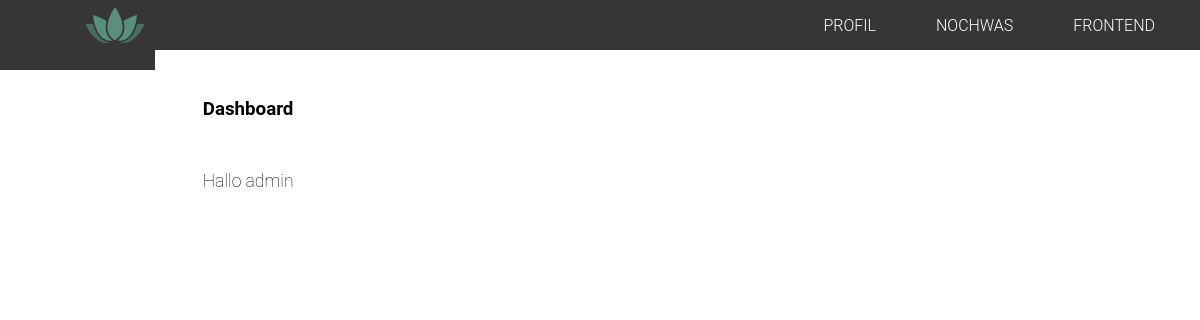
The page /backend/index.php on the database as committed earlier.
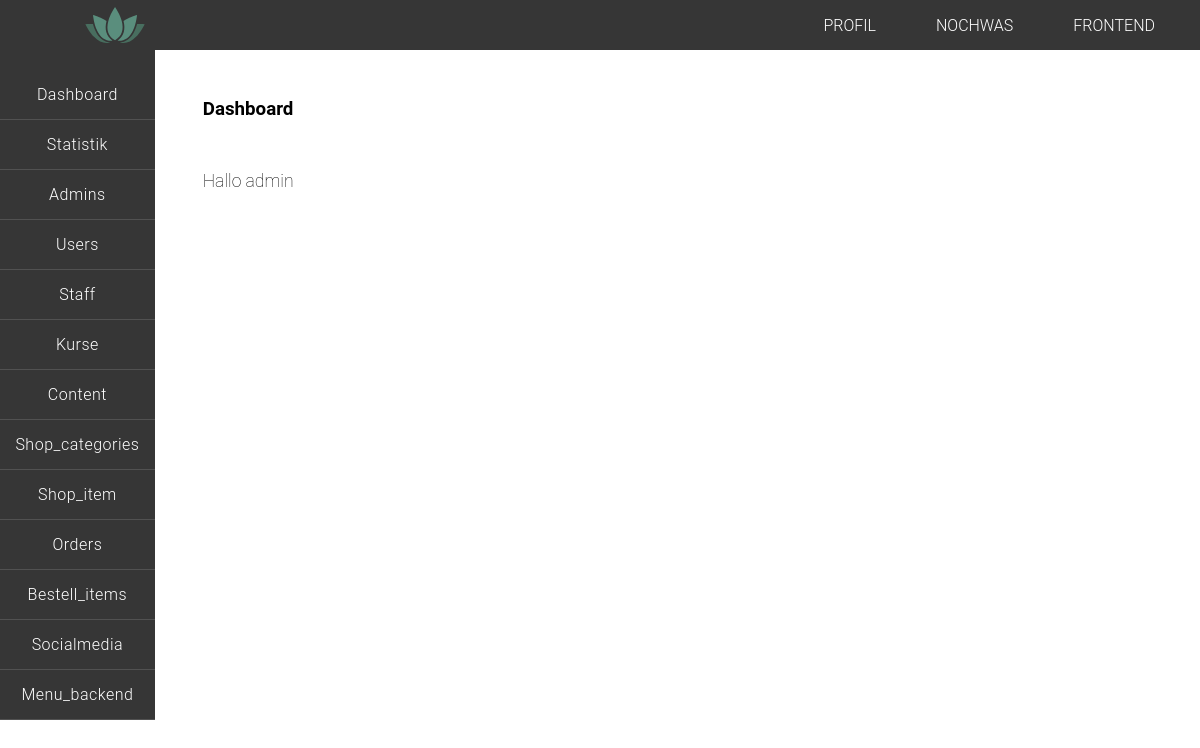
The same page on the database as committed later.
### tables this page shows
CREATE TABLE `menu_backend` (
  `id` int(11) NOT NULL,
  `item_name` varchar(100) NOT NULL,
  `is_active` tinyint(1) NOT NULL,
  `deleted_at` datetime DEFAULT NULL
);

### functions/backend_functions.php (the view)
<?php
function create_menu_items(){
    global $link;
    $item_name = 'item_name';
    $table_name = 'menu_backend';
    $list_item = "";
    $sql = "SELECT " .$item_name ." FROM " .$table_name ;
    $result = mysqli_query($link, $sql);
    $items = mysqli_fetch_all($result, MYSQLI_ASSOC);
    foreach($items as $item){
        $menu_item = ucfirst($item['item_name']);
        $list_item .= "<li><a href=\"index.php?page=" .$item['item_name'] ."\">" .$menu_item ."</a></li>";
    }
    return $list_item;
}

### backend/header.php (shortened to what this page needs)
<!DOCTYPE html>
<html lang="de">
<head>
    <link rel="stylesheet" href="../css/styles.css">
</head>
<body class="body_backend">
<header class="header_backend">
    <div class=" logo_wrapper">
        <h1 class="logo">
            <a href="index.php?page=dashboard">
            </a>
        </h1>
    </div>
        <ul class="nav_header_backend">
            <li><a href="#">profil</a></li>
            <li><a href="#">nochwas</a></li>
            <li><a href="../index.php?page=home">Frontend</a></li>
        </ul>
</header>
<div class="backend_wrapper">
    <nav class="nav_backend" >
        <ul >
            <?php
            echo create_menu_items(); ?>
        </ul>
    </nav>

### backend/index.php (shortened to what this page needs)
<?php
$views  = ('views/');
$page = isset($_GET["page"]) ? $_GET["page"] : "";
include("../db-connect.php");
include('../functions/backend_functions.php');
include('header.php');
if( ! isset($_GET['page']) ){
    $page = "dashboard";
    $views .= $page .".php";
    include($views);
}elseif($page == "statistik"){
    $views .= $page .".php";
    include($views);
}else{
    $page = $_GET['page'];
    if($page != 'dashboard'){
        include('logic/logic.php');
    }
}
include('footer.php');

### backend/views/dashboard.php
<?php
$uname = "admin";
?>
<section class="content-wrapper_backend">
    <h3 class="main-hl_backend">Dashboard</h3>
    <p class="hl_backend">Hallo <?php echo $uname;?></p>
</section>

### backend/footer.php (shortened to what this page needs)
        </div>
    </body>
</html>

### css/styles.css (style rules this page uses)
* { margin: 0; padding: 0; list-style: none; text-decoration: none; font-family: 'roboto', sans-serif; box-sizing: border-box; }
html { position: relative; min-height: 100%; }
p { line-height: 6vh; font-size: 1.1em; font-weight: 100; }
a { color: inherit; display: inline-block; }
h2, h3 { text-align: center; }
h3 { padding: 50px 0; }
.logo, .cart { width: 60px; height: 50px; background-repeat: no-repeat; background-position: center; text-indent: -99999px; }
.logo { background-image: url(../img/logo.svg); background-size: cover; margin-left: 50px; }
.logo a, .cart a { display: block; height: 100%; }
.header_backend { height: 50px; width: 100%; background-color: #363636; display: flex; justify-content: space-between; }
.nav_header_backend { display: flex; align-items: center; }
.nav_header_backend li { display: flex; flex-direction: column; justify-content: center; font-weight: 300; text-transform: uppercase; margin-right: 30px; }
.nav_header_backend a { color: white; transition: all 0.2s ease-in-out; padding: 15px; height: 100%; }
.logo_wrapper { width: 180px; display: flex; justify-content: center; }
.backend_wrapper { display: flex; width: 100vw; }
.nav_backend { background-color: #363636; height: 100%; width: 180px; font-weight: 300; letter-spacing: 0.5px; }
.nav_backend ul { padding-top: 20px; }
.nav_backend li { border-bottom: 1px solid #515151; }
.nav_backend a { color: white; transition: all 0.4s linear; padding: 15px; width: 100%; text-align: center; }
.content-wrapper_backend { width: 100%; padding: 3em; }
.main-hl_backend { padding: 0; margin-bottom: 2em; display: flex; justify-content: flex-start; }

Rows that differ between the two databases and show on the page:
added menu_backend: item_name "Dashboard"
added menu_backend: item_name "Statistik"
added menu_backend: item_name "Admins"
added menu_backend: item_name "Users"
added menu_backend: item_name "Staff"
added menu_backend: item_name "Kurse"
added menu_backend: item_name "Content"
added menu_backend: item_name "Shop_categories"
added menu_backend: item_name "Shop_item"
added menu_backend: item_name "Orders"
added menu_backend: item_name "Bestell_items"
added menu_backend: item_name "Socialmedia"
added menu_backend: item_name "Menu_backend"
